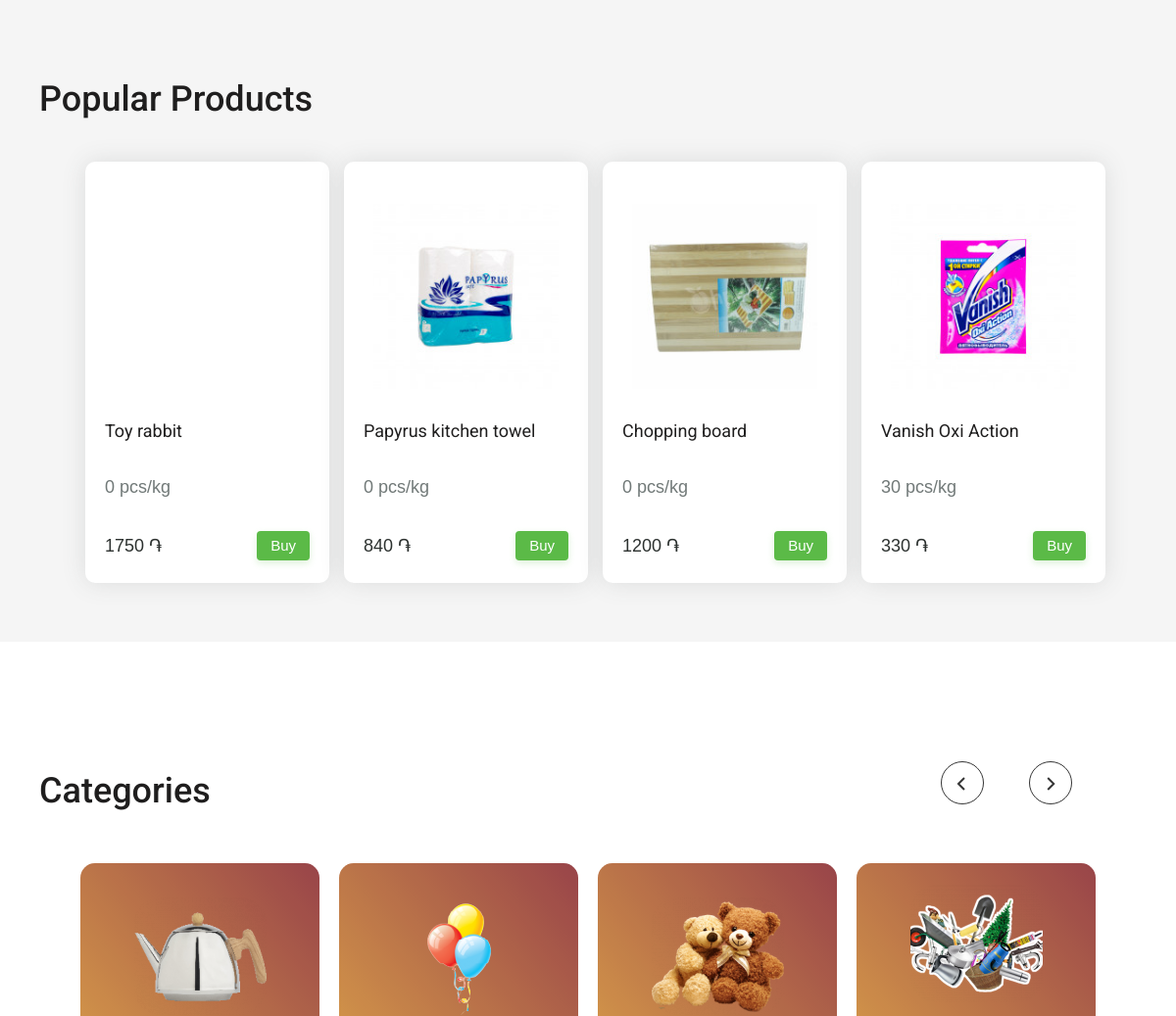
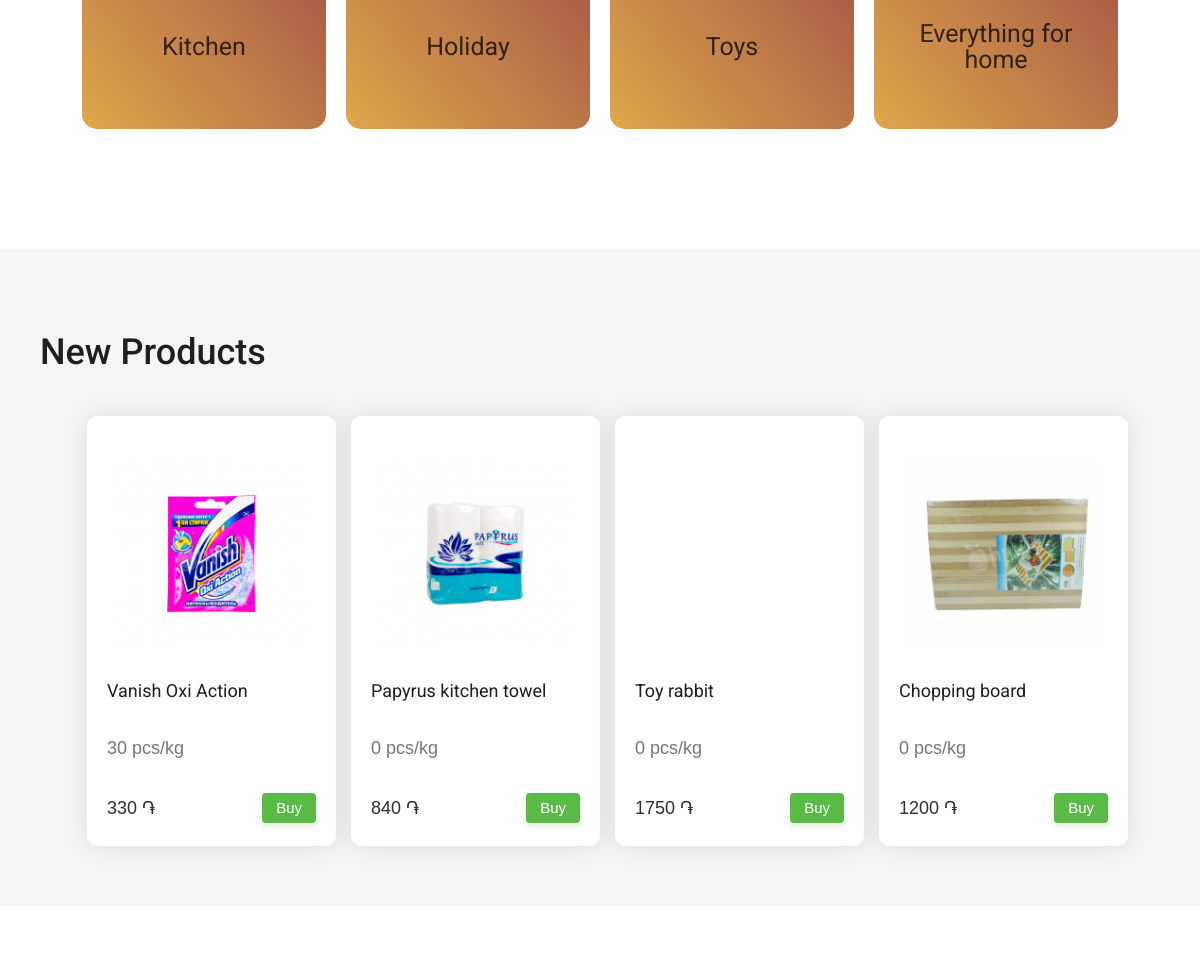
Before: / (lower part) with the older database file (2 pictures, top to bottom).
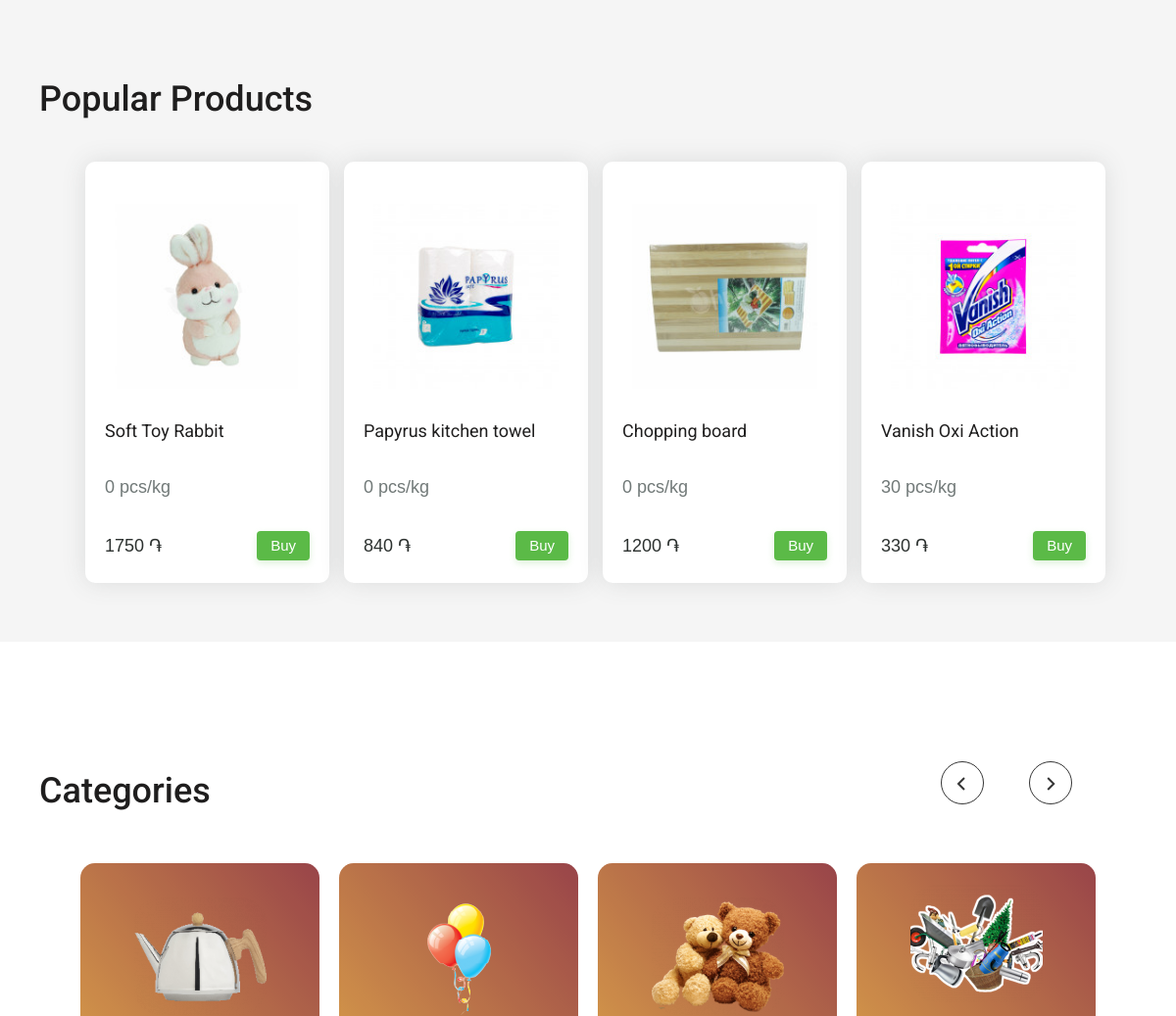
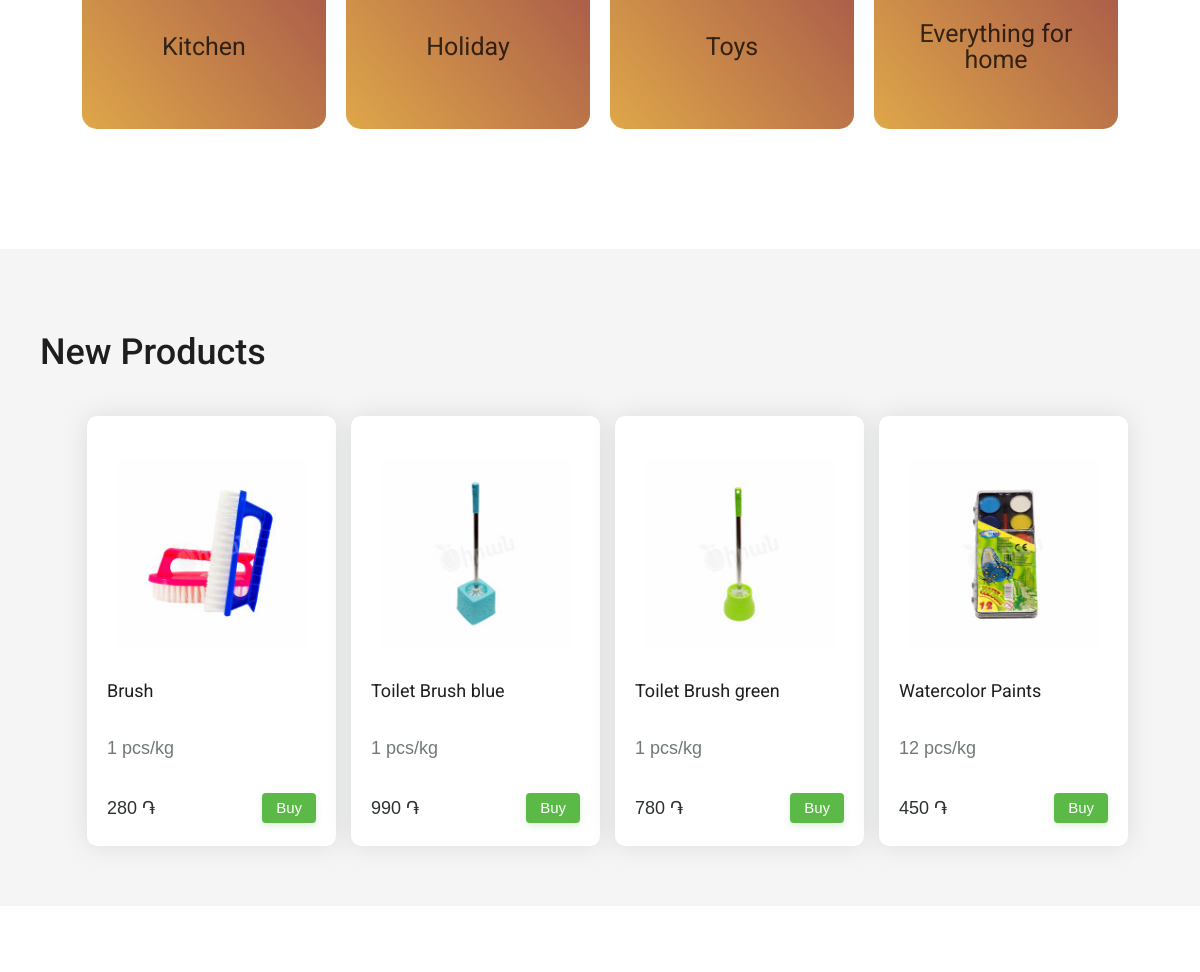
After: the same page with the newer database file (2 pictures, top to bottom).
### tables this page shows
CREATE TABLE `product` (
  `id` int(11) UNSIGNED NOT NULL,
  `title` varchar(255) NOT NULL,
  `price` int(11) NOT NULL,
  `weight` float NOT NULL,
  `image` varchar(100) NOT NULL,
  `categorie_id` int(11) DEFAULT NULL,
  `pubdate` datetime NOT NULL DEFAULT current_timestamp(),
  `sales` int(11) NOT NULL DEFAULT 0
);

CREATE TABLE `product_categories` (
  `id` int(11) NOT NULL,
  `title` varchar(100) NOT NULL,
  `image` varchar(100) NOT NULL
);

### includes/db.php (called while the page is built, shortened)
<?php
require 'config.php';
?>
<?php
 $connection = mysqli_connect(
     $config['db']['server'],
     $config['db']['username'],
     $config['db']['password'],
     $config['db']['name']
 );
 $categories = mysqli_query($connection,"SELECT * FROM `product_categories`")
?>

### index.php (the view, shortened to what this page needs)
<?php
include 'includes/db.php';
?>
<!DOCTYPE html>
<html lang="en">
<head>
  <link rel="stylesheet" href="style/style.css">
  <link rel="stylesheet" type="text/css" href="slick/slick.css" />
</head>
<body>
  <?php
    $popular = mysqli_query($connection,'SELECT * FROM `product` ORDER BY `sales` DESC LIMIT 4;');
  ?>
  <div class="popular-product product__box" id="popular-product">
    <div class="container">
      <div class="popular-product__inner product__box__inner">
        <h2 class="popular-product__title title">Popular Products</h2>
        <div class="popular-product__items product__items">
          <?php
            while($pop_prod = mysqli_fetch_assoc($popular)){
              ?>
            <div class="product__item">
              <a href="product.php?id=<?php echo $pop_prod['id']; ?>" class="product__img-box">
                <img src="images/products/<?php echo $pop_prod['image']; ?>_200x200.jpg" alt="" class="product__img">
              </a>
              <a href="product.php?id=<?php echo $pop_prod['id']; ?>" class="product__name"> <?php echo $pop_prod['title']; ?> </a>
              <span class="product__price-weight"> <?php echo $pop_prod['weight']; ?> pcs/kg</span>
              <div class="product__bottom-box">
                <p class="product__price"><?php echo $pop_prod['price']; ?> &#x58f</p>
                <button class="product__buy-btn">Buy</button>
              </div>
            </div>
              <?php
            }
          ?>
        </div>
      </div>
    </div>
  </div>
  <div class="category">
    <div class="container">
      <div class="category__inner">
          <h2 class="category__title title">
            Categories
          </h2>
        <div class="category__items">
          <?php
          while ($cat = mysqli_fetch_assoc($categories)) {
          ?>
            <a href="category.php?id=<?php echo $cat['id']; ?>" class="category__link">
              <div class="category__box">
                <img src="images/category/<?php echo $cat['image']; ?>.png" alt="" class="category__img">
                <p class="category__text"><?php echo $cat['title']; ?></p>
              </div>
            </a>
          <?php
          };
          ?>
        </div>
      </div>
    </div>
  </div>
  <?php
    $new_prod = mysqli_query($connection,'SELECT * FROM `product` ORDER BY id DESC LIMIT 4;');
  ?>
  <div class="new-product product__box">
    <div class="container">
      <div class="new-product__inner product__box__inner">
        <h2 class="new-product__title title">New Products</h2>
        <div class="new-product__items product__items">
          <?php
            while($prod = mysqli_fetch_assoc($new_prod)){
              ?>
          <div class="product__item">
            <a href="product.php?id=<?php echo $prod['id']; ?>" class="product__img-box">
              <img src="images/products/<?php echo $prod['image'] ?>_200x200.jpg" alt="" class="product__img">
            </a>
            <a href="product.php?id=<?php echo $prod['id']; ?>" class="product__name"><?php echo $prod['title'] ?></a>
            <span class="product__price-weight"><?php echo $prod['weight'] ?> pcs/kg</span>
            <div class="product__bottom-box">
              <p class="product__price"><?php echo $prod['price'] ?> &#x58f</p>
              <button class="product__buy-btn">Buy</button>
            </div>
          </div>
              <?php
            }
          ?>
        </div>
      </div>
    </div>
  </div>
  <footer>
    <a class="logo" href="#">
    </a>
  </footer>
</body>
</html>

Changed rows visible on the page:
no longer on one of the page's lists (row edited): product: title "Toy rabbit", weight "0", price "1750"
no longer on one of the page's lists (row edited): product: title "Papyrus kitchen towel", weight "0", price "840"
no longer on one of the page's lists (row unchanged): product: title "Chopping board", weight "0", price "1200"
no longer on one of the page's lists (row unchanged): product: title "Vanish Oxi Action", weight "30", price "330"
changed product: image: picture added; title "Toy rabbit" → "Soft Toy Rabbit"
added product: image (picture), title "Brush", weight "1", price "280", shown under "New Products"
added product: image (picture), title "Toilet Brush blue", weight "1", price "990", shown under "New Products"
added product: image (picture), title "Toilet Brush green", weight "1", price "780", shown under "New Products"
added product: image (picture), title "Watercolor Paints", weight "12", price "450", shown under "New Products"
